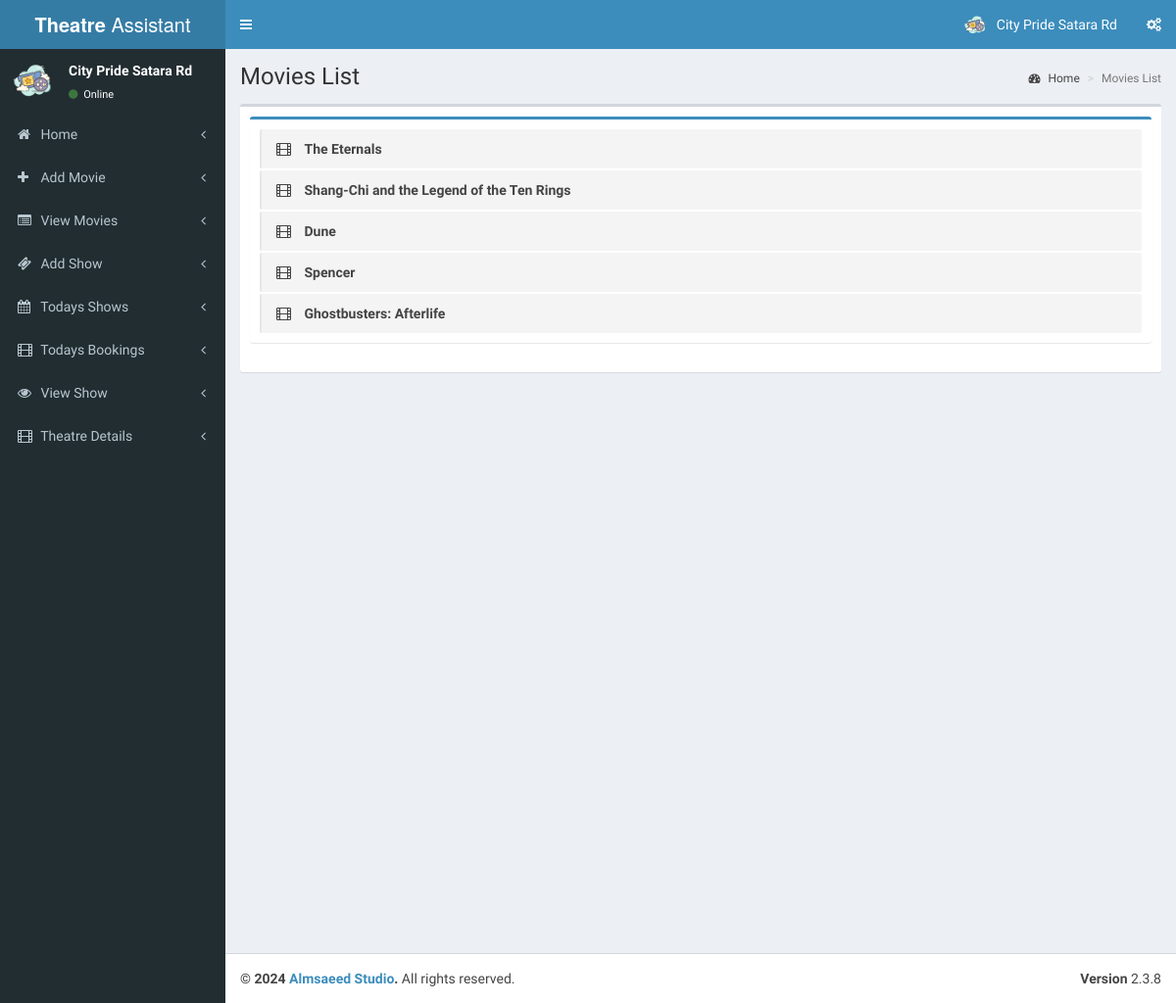
The page /theatre/pages/view_movie.php (signed in) on the database its author committed.
### tables this page shows
CREATE TABLE `tbl_theatre` (
  `id` int(11) NOT NULL,
  `name` varchar(100) NOT NULL,
  `address` varchar(100) NOT NULL,
  `place` varchar(100) NOT NULL,
  `state` varchar(50) NOT NULL,
  `pin` int(11) NOT NULL
);

CREATE TABLE `tbl_movie` (
  `movie_id` int(11) NOT NULL,
  `t_id` int(11) NOT NULL COMMENT 'theatre id',
  `movie_name` varchar(255) NOT NULL,
  `cast` varchar(500) NOT NULL,
  `desc` varchar(1000) NOT NULL,
  `release_date` date NOT NULL,
  `image` varchar(200) NOT NULL,
  `video_url` varchar(200) NOT NULL,
  `status` int(1) NOT NULL COMMENT '0 means active '
);

### theatre/pages/view_movie.php (the view, shortened to what this page needs)
<?php
include('header.php');
?>
  <div class="content-wrapper">
    <section class="content-header">
      <h1>
        Movies List
      </h1>
      <ol class="breadcrumb">
        <li><a href="index"><i class="fa fa-dashboard"></i> Home</a></li>
        <li class="active">Movies List</li>
      </ol>
    </section>
    <section class="content">
      <div class="box">
        <div class="box-body">
            <div class="box box-primary">
            <div class="box-body">
              <ul class="todo-list">
                 <?php
                        $qry7=mysqli_query($con,"select * from tbl_movie");
                        if(mysqli_num_rows($qry7))
                        {
                        while($c=mysqli_fetch_array($qry7))
                        {
                        ?>
                <li>
                      <span class="handle">
                        <i class="fa fa-film"></i>
                      </span>
                  <span class="text"><?php echo $c['movie_name'];?></span>
                </li>
                  <?php
                       }}
                     ?>
            </div>
          </div>
        </div>
      </div>
    </section>
  </div>
  <?php
include('footer.php');
?>

### theatre/pages/header.php (shortened to what this page needs)
<?php
include('../../config.php');
$th=mysqli_query($con,"select * from tbl_theatre where id='".$_SESSION['theatre']."'");
$theatre=mysqli_fetch_array($th);
?>
<!DOCTYPE html>
<html>
<head>
  <link rel="stylesheet" href="../validation/dist/css/bootstrapValidator.css"/>
  <link rel="stylesheet" href="../bootstrap/css/bootstrap.min.css">
  <link rel="stylesheet" href="https://cdnjs.cloudflare.com/ajax/libs/font-awesome/4.5.0/css/font-awesome.min.css">
  <link rel="stylesheet" href="https://cdnjs.cloudflare.com/ajax/libs/ionicons/2.0.1/css/ionicons.min.css">
  <link rel="stylesheet" href="../dist/css/AdminLTE.min.css">
  <link rel="stylesheet" href="../dist/css/skins/_all-skins.min.css">
</head>
<body class="hold-transition skin-blue sidebar-mini">
<div class="wrapper">
  <header class="main-header">
    <a href="index.php" class="logo">
      <span class="logo-lg"><b>Theatre</b> Assistant</span>
    </a>
    <nav class="navbar navbar-static-top">
      <a href="#" class="sidebar-toggle" data-toggle="offcanvas" role="button">
      </a>
      <div class="navbar-custom-menu">
        <ul class="nav navbar-nav">
          <li class="dropdown user user-menu">
            <a href="#" class="dropdown-toggle" data-toggle="dropdown">
              <img src="cinema.png" class="user-image" alt="User Image">
              <span class="hidden-xs"><?php echo $theatre['name'];?></span>
            </a>
          </li>
          <li>
            <a href="#" data-toggle="control-sidebar"><i class="fa fa-gears"></i></a>
          </li>
        </ul>
      </div>
    </nav>
  </header>
  <aside class="main-sidebar">
    <section class="sidebar">
      <div class="user-panel">
        <div class="pull-left image">
          <img src="cinema.png" class="img-circle" alt="User Image">
        </div>
        <div class="pull-left info">
          <p><?php echo $theatre['name'];?></p>
          <a href="#"><i class="fa fa-circle text-success"></i> Online</a>
        </div>
      </div>
      <ul class="sidebar-menu">
        <li class="treeview">
          <a href="index.php">
            <i class="fa fa-home"></i> <span>Home</span>
            <span class="pull-right-container">
              <i class="fa fa-angle-left pull-right"></i>
            </span>
          </a>
        </li>
          <li class="treeview">
          <a href="add_movie.php">
            <i class="fa fa-plus"></i> <span>Add Movie</span>
            <span class="pull-right-container">
              <i class="fa fa-angle-left pull-right"></i>
            </span>
          </a>
        </li>
        <li class="treeview">
          <a href="view_movie.php">
            <i class="fa fa-list-alt"></i> <span>View Movies</span>
            <span class="pull-right-container">
              <i class="fa fa-angle-left pull-right"></i>
            </span>
          </a>
        </li>
        <li class="treeview">
          <a href="add_show.php">
            <i class="fa fa-ticket"></i> <span>Add Show</span>
            <span class="pull-right-container">
              <i class="fa fa-angle-left pull-right"></i>
            </span>
          </a>
        </li>
        <li class="treeview">
          <a href="todays_shows.php">
            <i class="fa fa-calendar"></i> <span>Todays Shows</span>
            <span class="pull-right-container">
              <i class="fa fa-angle-left pull-right"></i>
            </span>
          </a>
        </li>
        <li class="treeview">
          <a href="tickets.php">
            <i class="fa fa-film"></i> <span>Todays Bookings</span>
            <span class="pull-right-container">
              <i class="fa fa-angle-left pull-right"></i>
            </span>
          </a>
        </li>
        <li class="treeview">
          <a href="view_shows.php">
            <i class="fa fa-eye"></i> <span>View Show</span>
            <span class="pull-right-container">
              <i class="fa fa-angle-left pull-right"></i>
            </span>
          </a>
        </li>
        <li class="treeview">
          <a href="add_theatre_2.php">
            <i class="fa fa-film"></i> <span>Theatre Details</span>
            <span class="pull-right-container">
              <i class="fa fa-angle-left pull-right"></i>
            </span>
          </a>
        </li>
      </ul>
    </section>
  </aside>

### rows shown on the page
tbl_theatre: name "City Pride Satara Rd"
tbl_movie: movie_name "The Eternals"
tbl_movie: movie_name "Shang-Chi and the Legend of the Ten Rings"
tbl_movie: movie_name "Dune"
tbl_movie: movie_name "Spencer"
tbl_movie: movie_name "Ghostbusters: Afterlife"
